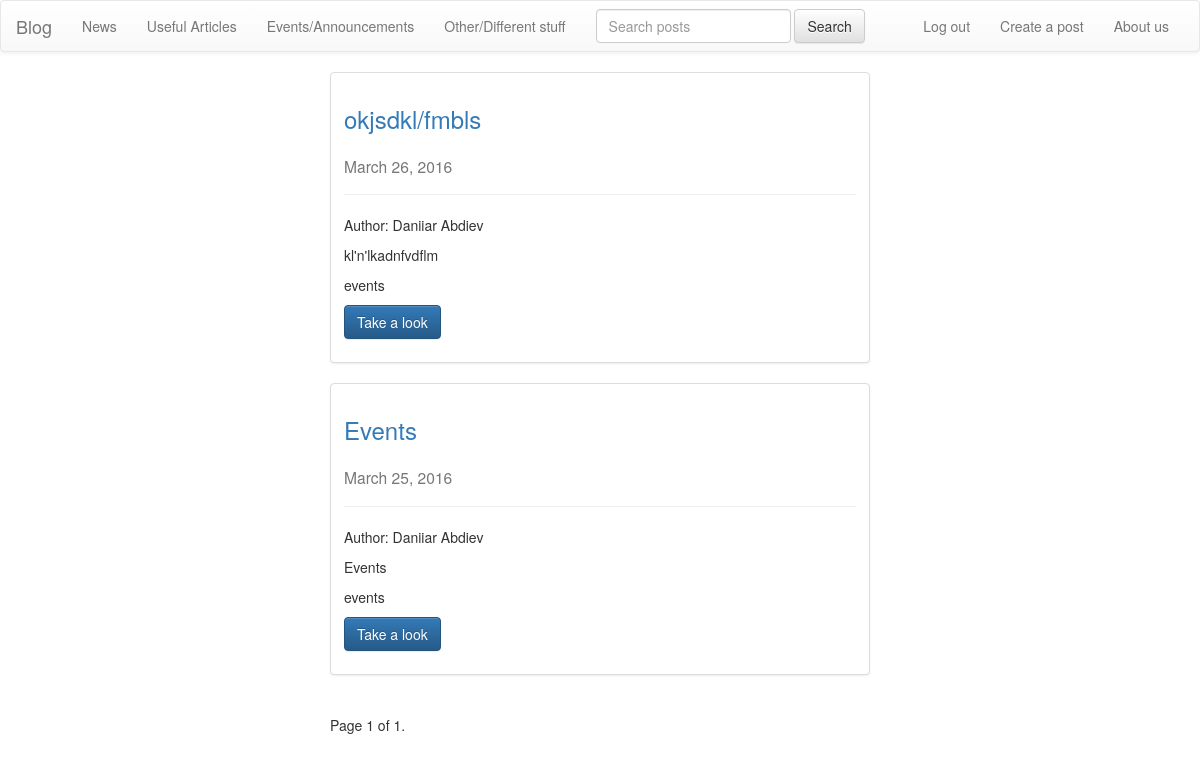
Page /posts/events/ (signed in) on the earlier database version.
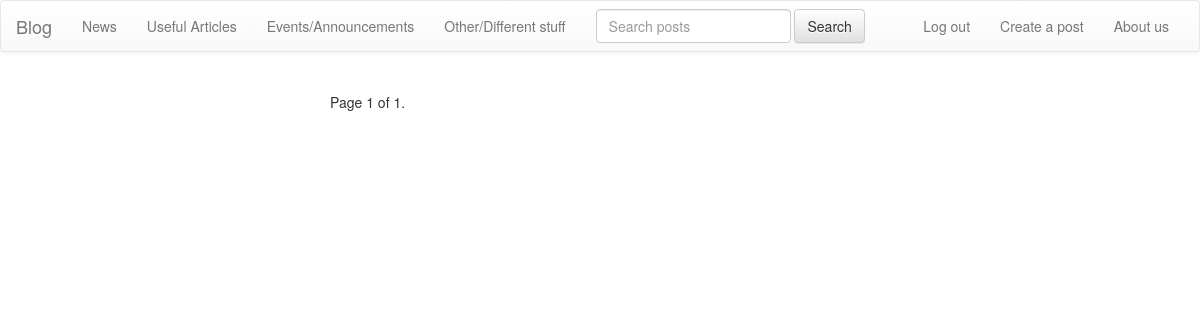
Same page on the later database version.
### posts/models.py (models this page shows, shortened)
class Post(models.Model):
    user = models.ForeignKey(settings.AUTH_USER_MODEL, default=1)
    title = models.CharField(max_length=120)
    slug = models.SlugField(unique=True)
    image = models.ImageField(upload_to=upload_location,
                              null=True, blank=True,
                              width_field="width_field",
                              height_field="height_field")
    height_field = models.IntegerField(default=0)
    width_field = models.IntegerField(default=0)
    content = models.TextField()
    category = models.CharField(choices=categories, default="list", max_length=120)
    draft = models.BooleanField(default=False)
    publish = models.DateField(auto_now=False, auto_now_add=True)
    updated = models.DateTimeField(auto_now=True, auto_now_add=False)
    timestamp = models.DateTimeField(auto_now=False, auto_now_add=True)
    objects = PostManager()
    def get_absolute_url(self):
        return reverse("posts:detail", kwargs={"slug": self.slug})

### posts/views.py (the view)
def post_events(request):
    x = PostView()
    return x.universal_view('blog/post_events.html', 'events', request)

### posts/models.py (called while the page is built)
    def active(self):
        return super(PostManager, self).filter(draft=False).filter(publish__lte=timezone.now())

### templates/blog/post_events.html (shortened to what this page needs)
{% extends "base.html"%}
{% block content %}
<div class="col-sm-6 col-sm-offset-3">
    {% for object in object_list %}
    <div class="row">
    <div class="col-sm-12">
        <div class="thumbnail">
      <div class="caption">
        <h3><a href="{{object.get_absolute_url}}">{{object.title}}</a><br><br><small>{{object.publish}}</small></h3>
          <hr/>
          {% if object.user.get_full_name%}
          <p>
            Author: {{object.user.get_full_name}}
           </p>
          {%endif%}
          <p>{{object.content | linebreaks| truncatechars:120}}</p>
          <p>{{object.category}}</p>
        <p><a href="{{object.get_absolute_url}}" class="btn btn-primary" role="button">Take a look</a></p>
      </div>
        </div>
    </div>
        </div>
    {% endfor %}
<div class="pagination">
    <span class="step-links">
        <span class="current">
            Page {{ object_list.number }} of {{ object_list.paginator.num_pages }}.
        </span>
    </span>
</div>
    </div>
{% endblock content %}

### templates/base.html (shortened to what this page needs)
{% load staticfiles%}
<html lang="en">
<head>
    <link rel="stylesheet" href='{% static "css/base.css" %}'/>
<link rel="stylesheet" href="https://maxcdn.bootstrapcdn.com/bootstrap/3.3.6/css/bootstrap.min.css">
<link rel="stylesheet" href="https://maxcdn.bootstrapcdn.com/bootstrap/3.3.6/css/bootstrap-theme.min.css">
</head>
<body>
{% block navbar %}
<nav class="navbar navbar-default">
  <div class="container-fluid">
    <div class="navbar-header">
      <a class="navbar-brand" href="/posts/">Blog</a>
    </div>
      {% block nav%}
    <div class="collapse navbar-collapse" id="bs-example-navbar-collapse-1">
      <ul class="nav navbar-nav">
        <li><a href="{% url 'posts:list' %}">News<span class="sr-only">(current)</span></a></li>
        <li><a href="{% url 'posts:useful' %}">Useful Articles</a></li>
        <li><a href="{% url 'posts:events' %}">Events/Announcements</a></li>
        <li><a href="{% url 'posts:other' %}">Other/Different stuff</a></li>
      </ul>
       {% endblock nav%}
      <form class="navbar-form navbar-left" role="search">
        <div class="form-group">
          <input type="text" name="q" class="form-control" placeholder="Search posts" value="{{request.GET.q}}"/>
        </div>
        <button type="submit" class="btn btn-default" value="search">Search</button>
      </form>
      <ul class="nav navbar-nav navbar-right">
          <li><a href="{% url 'log_out' %}">Log out</a></li>
          <li><a href="{% url 'posts:create' %}">Create a post</a></li>
          <li><a href="{% url 'posts:about' %}">About us</a></li>
      </ul>
    </div>
  </div>
</nav>
{% endblock navbar %}
<div class="container">
    {% block content%}
    {% endblock content%}
</div>
</body>
</html>

Differences in the rows shown:
removed Post: title "okjsdkl/fmbls", publish "March 26, 2016", user.get_full_name "Daniiar Abdiev", content "kl'n'lkadnfvdflm", category "events"
removed Post: title "Events", publish "March 25, 2016", user.get_full_name "Daniiar Abdiev", content "Events", category "events"
